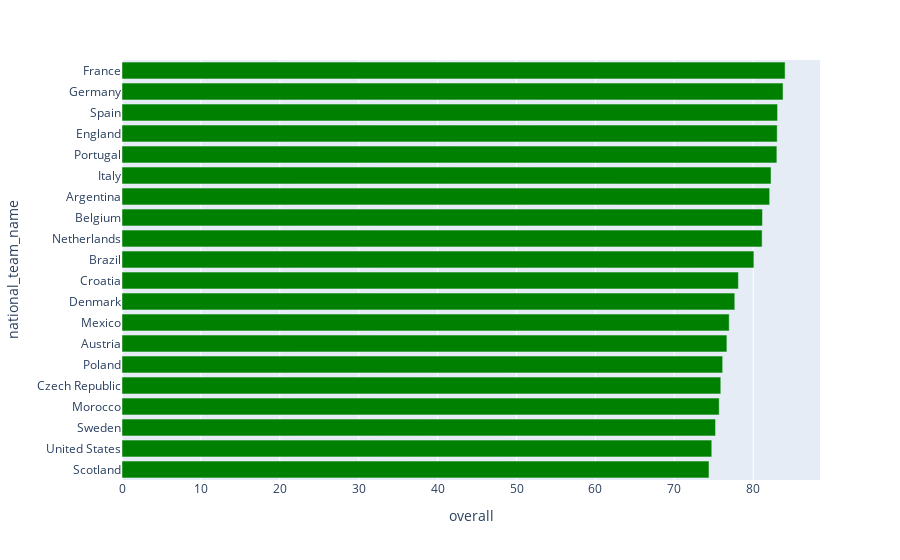

Here is the notebook cell this chart was saved with:
### Code cell
#Top 20 National teams with highest player's average Overall rating

club = df.groupby('national_team_name')['overall'].mean().reset_index().sort_values('overall', ascending=True).tail(20)
fig = px.bar(club, x="overall", y="national_team_name", orientation='h')
fig.update_traces(marker_color='green')
fig.show()

### Figure 1 — Plotly figure (JSON) as saved in the notebook; plotly's stock layout.template omitted (floating-point values rounded to 4 significant figures)
{"data": [{"alignmentgroup": "True", "hovertemplate": "overall=%{x}<br>national_team_name=%{y}<extra></extra>", "legendgroup": "", "marker": {"color": "green", "pattern": {"shape": ""}}, "name": "", "offsetgroup": "", "orientation": "h", "showlegend": false, "textposition": "auto", "type": "bar", "x": [74.4, 74.75, 75.23, 75.69, 75.89, 76.13, 76.67, 76.96, 77.67, 78.12, 80.09, 81.13, 81.17, 82.09, 82.26, 83, 83.04, 83.09, 83.78, 84.04], "xaxis": "x", "y": ["Scotland", "United States", "Sweden", "Morocco", "Czech Republic", "Poland", "Austria", "Mexico", "Denmark", "Croatia", "Brazil", "Netherlands", "Belgium", "Argentina", "Italy", "Portugal", "England", "Spain", "Germany", "France"], "yaxis": "y"}], "layout": {"barmode": "relative", "legend": {"tracegroupgap": 0}, "margin": {"t": 60}, "xaxis": {"anchor": "y", "domain": [0, 1], "title": {"text": "overall"}}, "yaxis": {"anchor": "x", "domain": [0, 1], "title": {"text": "national_team_name"}}}}
